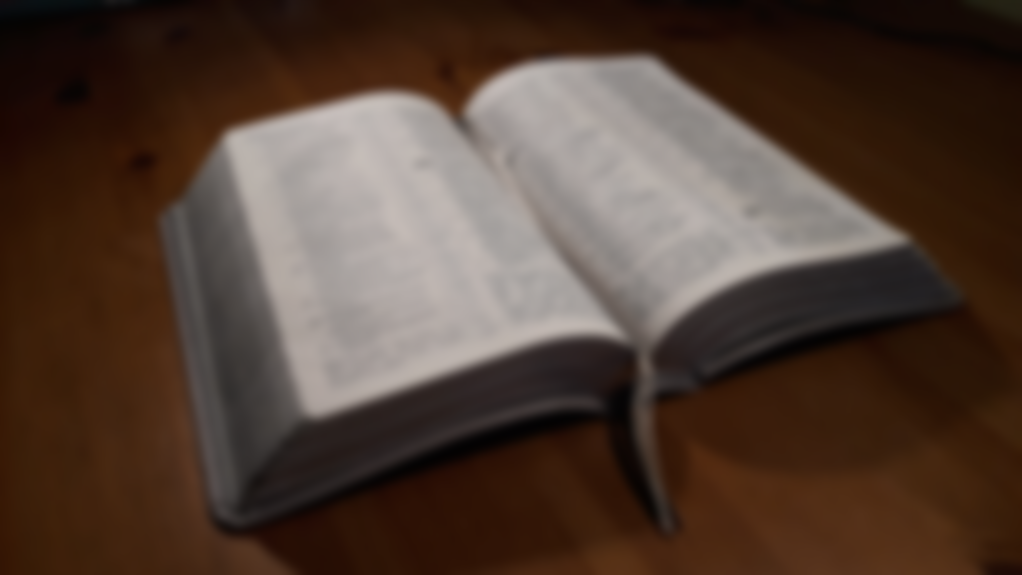
#> input picture create-board/templates/default/raw.png, 4088 x 2299 px, found by its file name (shown at 1/4 size)
$ python create-resolutions.py ../templates/default/raw.png
#> lines starting #> are read from the running program, lines starting #| are printed output that depends on the picture
from os import path
import sys

import cv2

tmpl_dir = path.join(path.dirname(__file__), '../templates/')

_, tmpl_name = sys.argv


def prepareImage(img):
    resolutions = [
        (1920, 1080),
        (1280, 720),
        (720, 405),
    ]

    names = ['fullhd', 'hd', 'sd']

    for resolution, name in zip(resolutions, names):
        img = cv2.resize(img, resolution)
        yield img, name


original_img_path = path.join(tmpl_dir, tmpl_name, 'raw.png')

if not path.exists(original_img_path):
    print("Template doesn't exists")
    sys.exit(1)

img = cv2.imread(original_img_path)
#> img is the input picture: shape (2299, 4088, 3); mean B, G, R 51.9, 62.5, 80.7

for res, name in prepareImage(img):
    cv2.imwrite(path.join(tmpl_dir, tmpl_name, f'{name}.png'), res)
#> this loop made 3 passes
#> name on passes 1 to 3: 'fullhd', 'hd', 'sd'
#> pass 2, `cv2.imwrite(path.join(tmpl_dir, tmpl_name, f'{name}.png'), res)`:
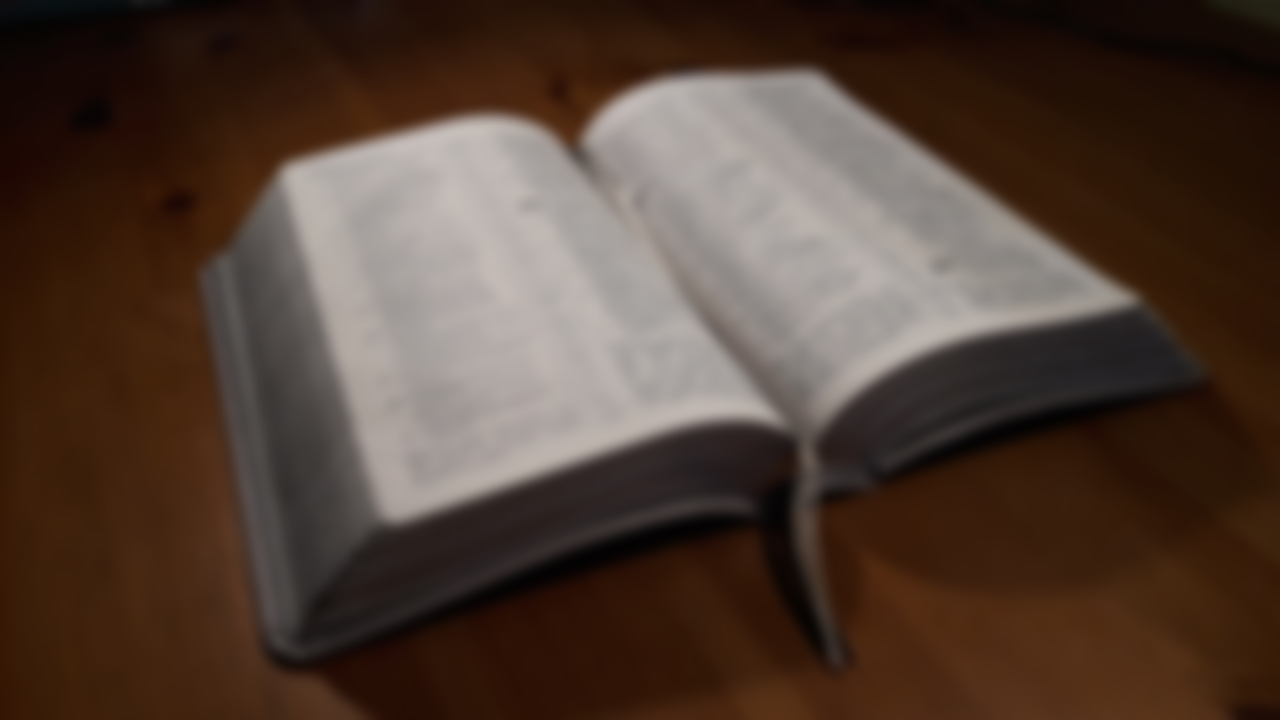
#> saved as hd.png: shape (720, 1280, 3); mean B, G, R 51.9, 62.5, 80.7
